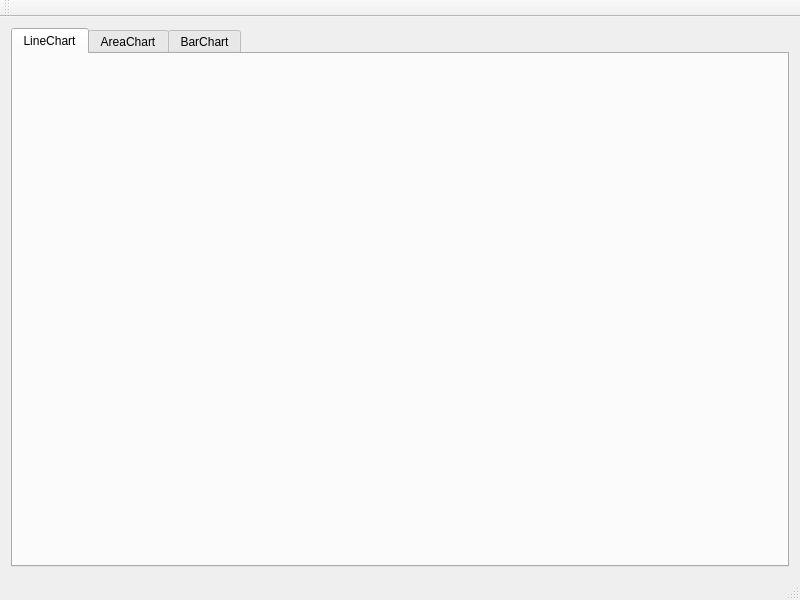
<?xml version="1.0" encoding="UTF-8"?>
<ui version="4.0">
 <class>MainWindow</class>
 <widget class="QMainWindow" name="MainWindow">
  <property name="geometry">
   <rect>
    <x>0</x>
    <y>0</y>
    <width>800</width>
    <height>600</height>
   </rect>
  </property>
  <property name="windowTitle">
   <string>MainWindow</string>
  </property>
  <widget class="QWidget" name="centralWidget">
   <layout class="QVBoxLayout" name="verticalLayout">
    <item>
     <widget class="QTabWidget" name="mainTabWidget">
      <property name="currentIndex">
       <number>0</number>
      </property>
      <widget class="QWidget" name="lineChartTab">
       <attribute name="title">
        <string>LineChart</string>
       </attribute>
       <layout class="QVBoxLayout" name="verticalLayout_3">
        <item>
         <widget class="QFrame" name="lineChartFrame">
          <property name="frameShape">
           <enum>QFrame::NoFrame</enum>
          </property>
          <property name="frameShadow">
           <enum>QFrame::Raised</enum>
          </property>
         </widget>
        </item>
       </layout>
      </widget>
      <widget class="QWidget" name="areaChartTab">
       <attribute name="title">
        <string>AreaChart</string>
       </attribute>
       <layout class="QVBoxLayout" name="verticalLayout_2">
        <item>
         <widget class="QFrame" name="areaChartFrame">
          <property name="frameShape">
           <enum>QFrame::NoFrame</enum>
          </property>
          <property name="frameShadow">
           <enum>QFrame::Raised</enum>
          </property>
         </widget>
        </item>
       </layout>
      </widget>
      <widget class="QWidget" name="barChartTab">
       <attribute name="title">
        <string>BarChart</string>
       </attribute>
       <layout class="QVBoxLayout" name="verticalLayout_4">
        <item>
         <widget class="QFrame" name="barChartFrame">
          <property name="frameShape">
           <enum>QFrame::NoFrame</enum>
          </property>
          <property name="frameShadow">
           <enum>QFrame::Raised</enum>
          </property>
         </widget>
        </item>
       </layout>
      </widget>
     </widget>
    </item>
   </layout>
  </widget>
  <widget class="QMenuBar" name="menuBar">
   <property name="geometry">
    <rect>
     <x>0</x>
     <y>0</y>
     <width>800</width>
     <height>22</height>
    </rect>
   </property>
  </widget>
  <widget class="QToolBar" name="mainToolBar">
   <attribute name="toolBarArea">
    <enum>TopToolBarArea</enum>
   </attribute>
   <attribute name="toolBarBreak">
    <bool>false</bool>
   </attribute>
  </widget>
  <widget class="QStatusBar" name="statusBar"/>
 </widget>
 <layoutdefault spacing="6" margin="11"/>
 <resources/>
 <connections/>
</ui>
